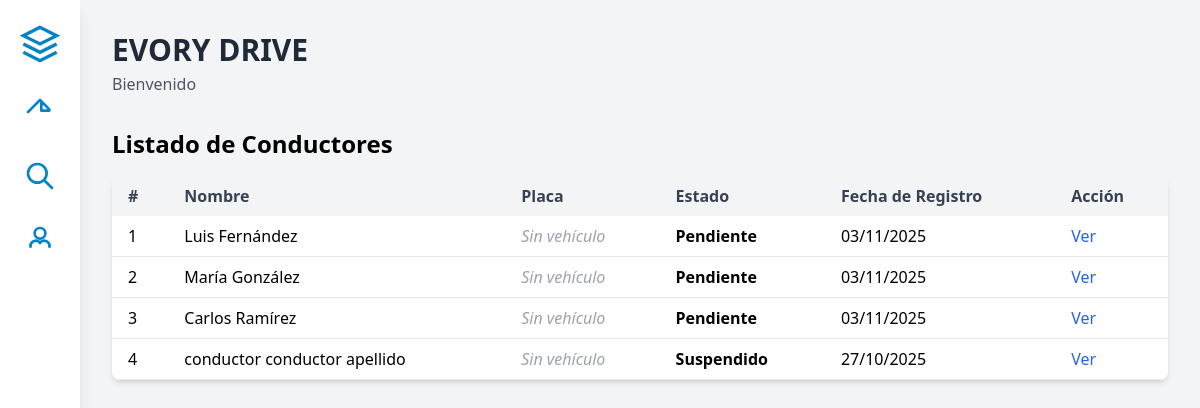
Page /conductores/activos/ (signed in) on the committed database.
### src/models/models.py (models this page shows, shortened)
class Conductor(models.Model):
    user = models.OneToOneField(
        User,
        on_delete=models.CASCADE,
        related_name='conductor',
        verbose_name="Usuario"
    )
    segundo_nombre = models.CharField(
        max_length=30,
        blank=True,
        null=True,
        verbose_name="Segundo Nombre"
    )
    segundo_apellido = models.CharField(
        max_length=30,
        blank=True,
        null=True,
        verbose_name="Segundo Apellido"
    )
    TIPO_DOCUMENTO_CHOICES = [
        ('CC', 'Cédula de Ciudadanía'),
        ('CE', 'Cédula de Extranjería'),
        ('PAS', 'Pasaporte'),
    ]
    tipo_documento = models.CharField(
        max_length=3,
        choices=TIPO_DOCUMENTO_CHOICES,
        verbose_name="Tipo de Documento"
    )
    numero_documento = models.CharField(
        max_length=15,
        unique=True,
        validators=[RegexValidator(r'^[0-9]+$', 'Solo se permiten números')],
        verbose_name="Número de Documento"
    )
    fecha_nacimiento = models.DateField(
        verbose_name="Fecha de Nacimiento"
    )
    telefono_principal = models.CharField(
        max_length=10,
        validators=[RegexValidator(r'^[0-9]{10}$', 'El teléfono debe tener 10 dígitos')],
        verbose_name="Teléfono Principal"
    )
    telefono_secundario = models.CharField(
        max_length=10,
        blank=True,
        null=True,
        validators=[RegexValidator(r'^[0-9]{10}$', 'El teléfono debe tener 10 dígitos')],
        verbose_name="Teléfono Secundario"
    )
    direccion = models.CharField(
        max_length=60,
        verbose_name="Dirección de Residencia"
    )
    ciudad = models.CharField(
        max_length=30,
        verbose_name="Ciudad"
    )
    numero_licencia = models.CharField(
        max_length=20,
        verbose_name="Número de Licencia"
    )
    licencia_expedicion = models.DateField(
        verbose_name="Fecha de Expedición de Licencia"
    )
    licencia_vencimiento = models.DateField(
        verbose_name="Fecha de Vencimiento de Licencia"
    )
    TIPO_CUENTA_CHOICES = [
        ('Ahorros', 'Ahorros'),
        ('Corriente', 'Corriente'),
    ]
    tipo_cuenta = models.CharField(
        max_length=10,
        choices=TIPO_CUENTA_CHOICES,
        verbose_name="Tipo de Cuenta"
    )
    banco = models.CharField(
        max_length=50,
        verbose_name="Banco"
    )
    numero_cuenta = models.CharField(
        max_length=20,
        validators=[RegexValidator(r'^[0-9]+$', 'Solo se permiten números')],
        verbose_name="Número de Cuenta"
    )
    ESTADO_CHOICES = [
        ('Pendiente de Verificación', 'Pendiente de Verificación'),
        ('En Corrección', 'En Corrección'),
        ('Activo', 'Activo'),
        ('Inactivo', 'Inactivo'),
        ('Suspendido', 'Suspendido'),
        ('Bloqueado', 'Bloqueado'),
        ('Rechazado', 'Rechazado'),
        ('Dado de Baja', 'Dado de Baja'),
    ]
    estado = models.CharField(
        max_length=40,
        choices=ESTADO_CHOICES,
        default='Pendiente',
        verbose_name="Estado"
    )
    fecha_registro = models.DateTimeField(
        auto_now_add=True,
        verbose_name="Fecha de Registro"
    )
    activo = models.BooleanField(
        default=True,
        verbose_name="Activo"
    )
    class Meta:
        db_table = 'conductor'
        verbose_name = 'Conductor'
        verbose_name_plural = 'Conductores'
        ordering = ['-fecha_registro']
        indexes = [
            models.Index(fields=['numero_documento']),
            models.Index(fields=['estado']),
        ]

### src/views/views.py (the view)
# urls.py: path('conductores/activos/', views.conductores_todos, name='conductores_activos'),
@admin_required
@login_required
def conductores_todos(request):
    conductores = Conductor.objects.select_related('user').all()
    return render(request, 'conductores/listado_todos.html', {'conductores': conductores})

### src/templates/conductores/listado_todos.html
{% extends 'base.html' %}
{% block content %}
<h2 class="text-2xl font-bold mb-4">Listado de Conductores</h2>
<table class="min-w-full bg-white shadow-md rounded-lg overflow-hidden">
  <thead class="bg-gray-100 text-gray-700">
    <tr>
      <th class="px-4 py-2 text-left">#</th>
      <th class="px-4 py-2 text-left">Nombre</th>
      <th class="px-4 py-2 text-left">Placa</th>
      <th class="px-4 py-2 text-left">Estado</th>
      <th class="px-4 py-2 text-left">Fecha de Registro</th>
      <th class="px-4 py-2 text-left">Acción</th>
    </tr>
  </thead>
  <tbody>
    {% for conductor in conductores %}
    <tr class="border-b hover:bg-gray-50">
      <td class="px-4 py-2">{{ forloop.counter }}</td>
      <td class="px-4 py-2">{{ conductor.user.get_full_name }}</td>
      <td class="px-4 py-2">
        {% if conductor.vehiculo_asignado %}
          {{ conductor.vehiculo_asignado.placa }}
        {% else %}
          <span class="italic text-gray-400">Sin vehículo</span>
        {% endif %}
      </td>
      <td class="px-4 py-2">
        <span class="font-semibold">{{ conductor.estado }}</span>
      </td>
      <td class="px-4 py-2">{{ conductor.fecha_registro|date:"d/m/Y" }}</td>
      <td class="px-4 py-2">
        {% if conductor.numero_documento %}
          <a href="{% url 'driver_history' %}?search={{ conductor.numero_documento|urlencode }}" class="text-blue-600 hover:text-blue-800">Ver</a>
        {% elif conductor.vehiculo_asignado and conductor.vehiculo_asignado.placa %}
          <a href="{% url 'driver_history' %}?search={{ conductor.vehiculo_asignado.placa|urlencode }}" class="text-blue-600 hover:text-blue-800">Ver</a>
        {% else %}
          <a href="{% url 'driver_history' %}?search={{ conductor.id }}" class="text-blue-600 hover:text-blue-800">Ver</a>
        {% endif %}
      </td>
    </tr>
    {% empty %}
    <tr>
      <td colspan="6" class="px-4 py-2 text-center text-gray-500">No hay conductores registrados.</td>
    </tr>
    {% endfor %}
  </tbody>
</table>
{% endblock %}

### rows in the picture
Conductor: user.get_full_name "Luis Fernández", estado "Pendiente", fecha_registro "03/11/2025"
Conductor: user.get_full_name "María González", estado "Pendiente", fecha_registro "03/11/2025"
Conductor: user.get_full_name "Carlos Ramírez", estado "Pendiente", fecha_registro "03/11/2025"
Conductor: user.get_full_name "conductor conductor apellido", estado "Suspendido", fecha_registro "27/10/2025"
